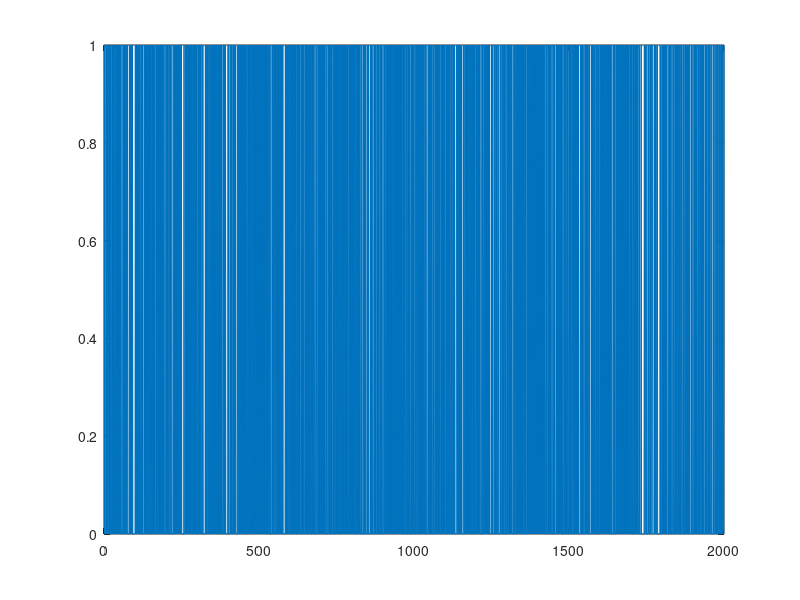

MATLAB code for this plot: (Note: this script raises an error after producing the figure.)

clc
clear

alfa = 0.95;
beta = 0.95;
p = 0.8;
sample_size = 10; % n

pocet_generovanych = 2000;
stav = 1;

counter_one = 0;
counter_zero = 0;
% generovanie sekvencie bitov
for i=1:pocet_generovanych
    if stav == 1
        pravd_p = 1.*rand();
        if pravd_p <= p     % mmbp parameter pravdepodobnosti na 1
            mmbp_data(i) = 1;
            counter_one = counter_one + 1;
        else
            mmbp_data(i) = 0;
            counter_zero = counter_zero + 1;
        end

        % či sa mení stav
        pravd = 1.*rand();
        if pravd >= (1 - alfa)
            stav = 0;
        end
    else
        mmbp_data(i) = 0;
        counter_zero = counter_zero + 1;

        % či sa mení stav
        pravd = 1.*rand();
        if pravd >= (1-beta)
            stav = 1;
        end
    end
end

% samplovanie dat
sampled_mmbp_data = zeros(1,ceil(pocet_generovanych/sample_size));

pom_sum = sum(mmbp_data(1:sample_size));
sampled_mmbp_data(1) = pom_sum;

for i=1:(pocet_generovanych/sample_size)-1
    pom_sum = sum(mmbp_data((i*sample_size)+1:(i*sample_size)+sample_size));
    sampled_mmbp_data(i+1) = pom_sum;
end


fig1 = plot(mmbp_data);
title("MMBP pre " + pocet_generovanych + " bitov, α = "+alfa+", β = "+beta+", p = "+ p);
xlabel('Počet bitov');
ylabel('1/0');
grid on
%saveas(fig1,sprintf('MMBP_alf=%.2f, bet=%.2f, p=%.1f.fig',alfa,beta, p));
%saveas(fig1,sprintf('MMBP_alf=%.2f, bet=%.2f, p=%.1f.png',alfa,beta, p));

figure

fig2 = plot(sampled_mmbp_data);
ylim([0 sample_size])
title("Navzorkované dáta na "+sample_size+" ts, α = "+alfa+" a β = "+beta+", p = "+ p);
xlabel('Počet navzorkovaných dát');
ylabel('Počet jednotiek vo vzorkách');
grid on
%saveas(fig2,sprintf('MMBP_sampled_alf=%.2f, bet=%.2f, p=%.1f.fig',alfa,beta, p));
%saveas(fig2,sprintf('MMBP_sampled_alf=%.2f, bet=%.2f, p=%.1f.png',alfa,beta, p));






